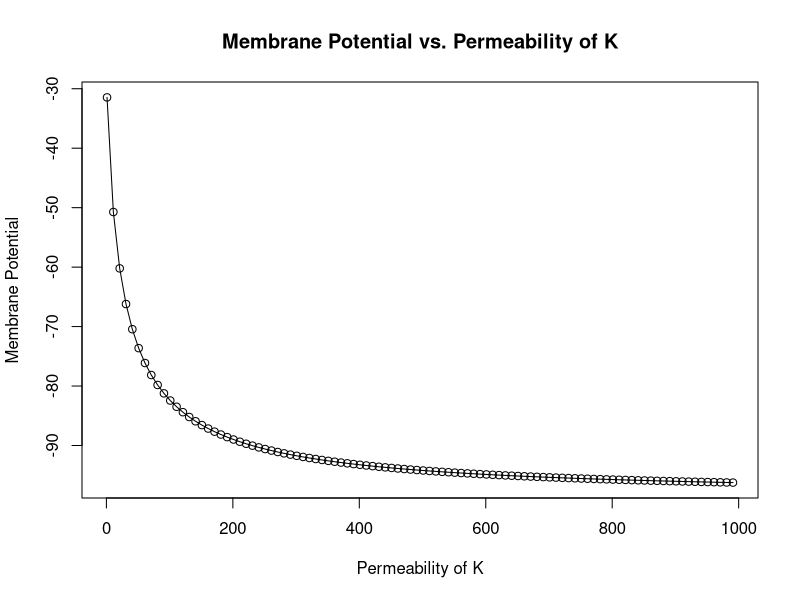
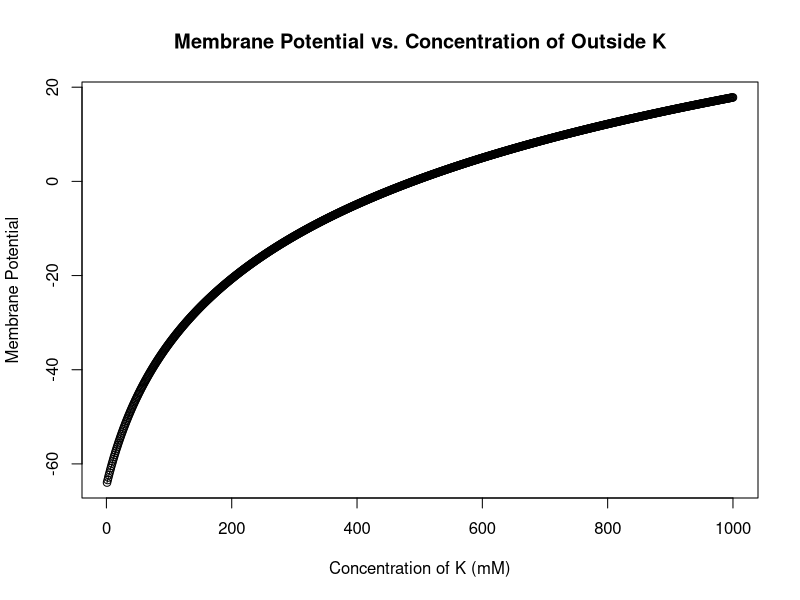
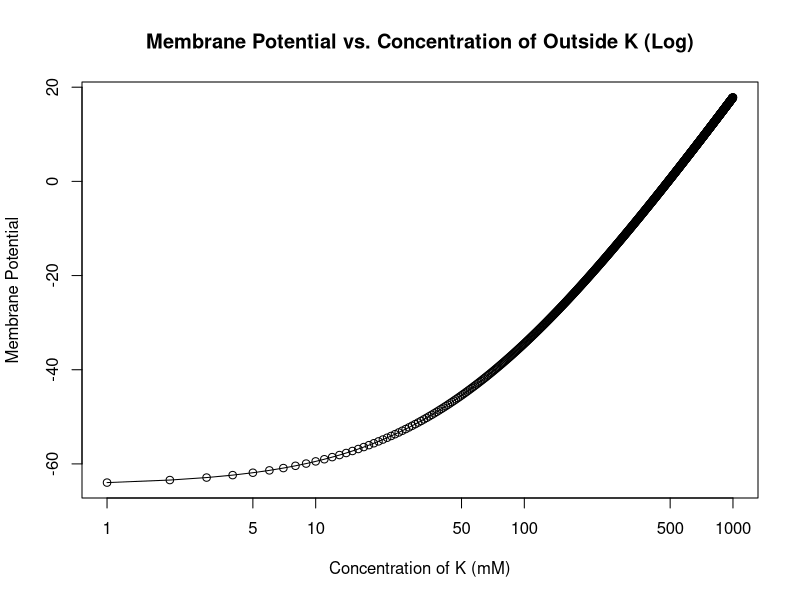
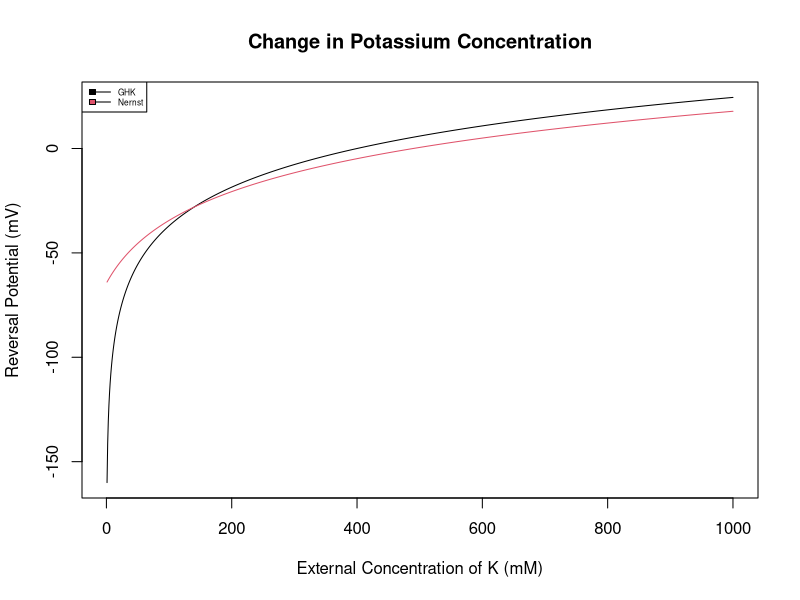
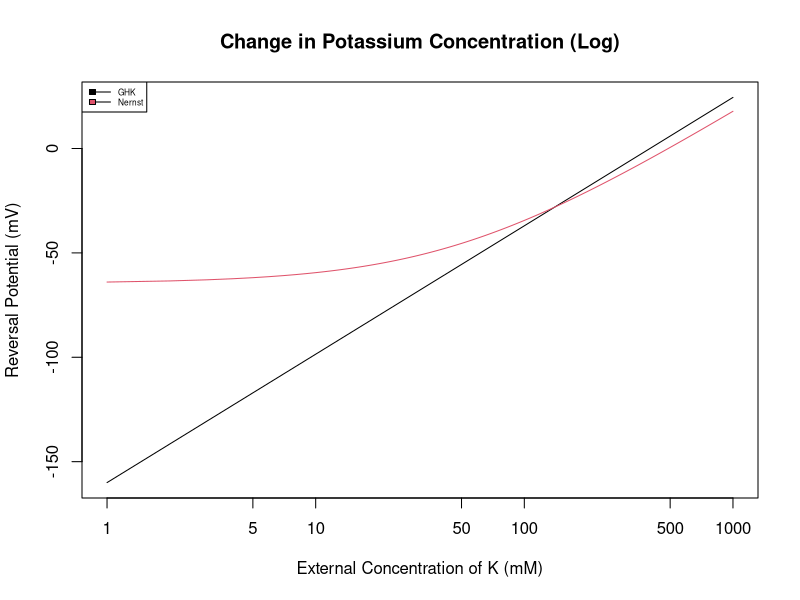

Write R code to recreate these figures, in order.
## ---- chunk 1
#Na Permeability
rm(list = ls())
#Parameters
PNa <- 100
PK <- 20
PCl <- 5
Na0 <- 460 #mM
K0 <- 10 #mM
Cl0 <- 540 #mM
Nai <- 50 #mM
Ki <- 400 #mM
Cli <- 100 #mM
R <- 8.314 #J/mol-K
T <- 310 #K
F <- 96500 #coul/mol

#Function
GHK_func <- function(){
  MemPot <- ((R*T)/F)*log(((PNa*Na0)+(PK*K0)+(PCl*Cli))/((PNa*Nai)+(PK*Ki)+(PCl*Cl0)))
  return(MemPot*1000)
}

#Call Function
ERev <- GHK_func()
ERev

#8. How did the membrane potential change from the resting membrane potential to the action potential peak? Is the membrane potential more positive (depolarized) or is it more negative (hyperpolarized)? Briefly discuss the biology – what is happening?
#The membrane potential changed from the resting membrane potential to the action potential because the threshold was reached from an outside stimulus. Reaching this threshold causes the voltage-gated ion channels to open and allows a rush of Na+ to rush inside of the cell which causes depolarization -- which is indicated by the positive answer below.
## ---- chunk 2
#K Permeability
#Parameters
PNa <- 1
PK <- 100
PCl <- 5
Na0 <- 460 #mM
K0 <- 10 #mM
Cl0 <- 540 #mM
Nai <- 50 #mM
Ki <- 400 #mM
Cli <- 100 #mM
R <- 8.314 #J/mol-K
T <- 310 #K
F <- 96500 #coul/mol

#Call Function
ERev <- GHK_func()
ERev

#9. How did the membrane potential change from the resting membrane potential to the afterhyperpolarized state? Is the membrane potential more positive (depolarized) or is it more negative (hyperpolarized)? Briefly discuss the biology – what is happening?
#The resting membrane potential changed would have had a sharp increase being more depolarized due to the Na+ channel gates opening and letting Na+ rush into the cell. Eventually, the Na+ sodium gates close and the K+ gates open in order for the cell to repolarize itself, but then it goes into a state of afterhyperpolarization because lots of K+ ion are rushing into the cell and depolarizing the cell and decreasing the membrane potential. This state would have the membrane potential to be more negative. 
## ---- chunk 3
#Range of K Permeability
#Parameters
PNa <- 1
PK <- seq(1, 1000, 10)
PCl <- 5
Na0 <- 460 #mM
K0 <- 10 #mM
Cl0 <- 540 #mM
Nai <- 50 #mM
Ki <- 400 #mM
Cli <- 100 #mM
R <- 8.314 #J/mol-K
T <- 310 #K
F <- 96500 #coul/mol

#Call Function
ERev <- GHK_func()

#Plot Function
plot(PK, ERev, type = "o", xlab = "Permeability of K" , ylab = "Membrane Potential", main = "Membrane Potential vs. Permeability of K")

#10. What do you notice about how the membrane potential changes as K+ permeability is increased? Does the membrane potential steadily change or does it seem to approach a particular value?
#The membrane potential steadily changes and decreases at first and then reaches a plateau of around -100 mV as the permeability of K+ increases.

#11. Given that the Nernst potential for K+ under these conditions is -98.523 mV, is this similar to the value that the membrane potential appears to approach? In a few sentences, explain what is going on.
#Yes, this value is similar to the value that the membrane potential approaches on the graph. This trend happens because of the increasing permeability of K+. Increasing this permeability means that it becomes more easier for K+ to pass through the membrane. When more K+ passes into the cell through the membrane it makes the membrane potential more hyperpolar. Eventually, this equilibrium will reach the highest potential as an equal amount of K+ is entering the cell as much as it is leaving the cell and there is no more net movement. 
## ---- chunk 4
#Both Increase of K and Na Permeability
#Parameters
PNa <- 100
PK <- 81
PCl <- 5
Na0 <- 460 #mM
K0 <- 10 #mM
Cl0 <- 540 #mM
Nai <- 50 #mM
Ki <- 400 #mM
Cli <- 100 #mM
R <- 8.314 #J/mol-K
T <- 310 #K
F <- 96500 #coul/mol

#Call Function
ERev <- GHK_func()
ERev

#12. How did your membrane potential change from previous runs? Describe what is going on in a couple of sentences. Is the membrane potential more positive (depolarized) or more negative (hyperpolarized)? If increasing K+ permeability alone is hyperpolarization, why is it depolarizing when K+ and Na+ permeability are both increased at the same time? (Hint: Nernst potential K+=-98.523 mV, Na+=59.271 mV)
# Yes, the membrane potential changed from the previous runs. Due to the permeability of both Na+ and K+, they are both simultaneously passing through the membrane and flowing inside and outside of the cell. Since Na+ has a higher overall concentration within this model for the equation, It makes logical sense that the equilibrium Nernst potential of Na+ would cause the overall membrane potential to shift in a more positive direction because more Na+ ion would flow into the cell.
## ---- chunk 5
#Concentration of K
#Parameters
PNa <- 1
PK <- 20
PCl <- 5
Na0 <- 460 #mM
K0 <- seq(1, 1000, 1) #mM
Cl0 <- 540 #mM
Nai <- 50 #mM
Ki <- 400 #mM
Cli <- 100 #mM
R <- 8.314 #J/mol-K
T <- 310 #K
F <- 96500 #coul/mol

#Call Function
ERev <- GHK_func()
ERev

#Plot and Log Plot
#Normal
plot(ERev, type = "o", xlab = "Concentration of K (mM)", ylab = "Membrane Potential", main = "Membrane Potential vs. Concentration of Outside K")
#Log
plot(log="x", ERev, type = "o", xlab = "Concentration of K (mM)", ylab = "Membrane Potential", main = "Membrane Potential vs. Concentration of Outside K (Log)")

#13. Give a general description of what you see going on in these 2 graphs. Overall, what happens to the membrane potential when external K+ is decreased? How much (a lot, or a little) does the membrane potential change when K+ is decreased 10-fold (from 1000mM to 100mM)? How much (a lot or a little?) does Erev change when Ko is decreased from 10mM to 1mM?
#The membrane potential changes a lot when the concentration of K+ decreases 10-fold. At 1000 mM of K+ the membrane potential is at around 20 mV and when the concentration decreases 10-fold the membrane potential drops down to around -40 mV which is a net change of 60 mV. Erev has little change when Ko is changed from 10 to 1 mM, the membrane potential is still at ~60 mV when this change happens. Overall this means that as we keep all other permeabilities and concentrations the same for Ki and other ions, the membrane potential increases as you increase the outside concentration of K+ and decreases when you decrease the outside concentration of K+.
## ---- chunk 6
#Nernst & GHK equation comparison
#Parameters
PNa <- 1
PK <- 20
PCl <- 5
Na0 <- 460 #mM
K0 <-  seq(1, 1000, 1) #mM
Cl0 <- 540 #mM
Nai <- 50 #mM
Ki <- 400 #mM
Cli <- 100 #mM
R <- 8.314 #J/mol-K
T <- 310 #K
F <- 96500 #coul/mol
#Function
Nernst_func <- function(){
  EquiPot <- ((R*T)/F)*log((K0/Ki))
  return(EquiPot*1000)
}
#Call Function
NernstK <- Nernst_func()
NernstK

#Plot Nernst and GHK Functions
#Normal
plot(K0, NernstK, type="l", col=c(1), xlab = "External Concentration of K (mM)", ylab = "Reversal Potential (mV)", main = "Change in Potassium Concentration")
points(K0, ERev, type="l", col=c(2))
legend("topleft", legend = c("GHK","Nernst"), fill=c(1,2), lwd = 1,cex = 0.5)
#Log
plot(log="x", NernstK, type="l", col=c(1), xlab = "External Concentration of K (mM)", ylab = "Reversal Potential (mV)", main = "Change in Potassium Concentration (Log)")
points(K0, ERev, type="l", col=c(2))
legend("topleft", legend = c("GHK","Nernst"), fill=c(1,2), lwd = 1,cex = 0.5)

#14. Describe and list 2 differences between GHK and Nernst equation. 
#The Nernst equation calculates the equilibrium for only one ion within the cell whereas the GHK equation calculates membrane potential which incorporates multiple ions within its equation.
#The Nernst equation does not include a permeability factor or multiplier within its equation which affects how much an ion goes in or out of a membrane whereas the GHK equation factors in the permeability in its equation.

#15. What do you see? Why does the membrane potential deviate from Nernst potential at low K+ concentrations? (THINK!!)
# For the GHK line there is a linear relationship as the external concentration of Ko increases on a logarithmic scale and the membrane potential. Membrane potential increases when Ko increases and decreases when Ko decreases. This is a direct relationship. The membrane potential deviates from the Nernst potential at low K+ concentrations because the Nernst equation shows the K+ ion at equilibrium because that's what the equation calculates. This then shows that the Reversal Potential eventually reaches equilibrium after a certain concentration of K+, which is at ~50 mM indicated by the flattening of the curve in the graph. This reversal potential equilibrium for the low concentration of K+ is calculated to be at around ~-60 mV.
